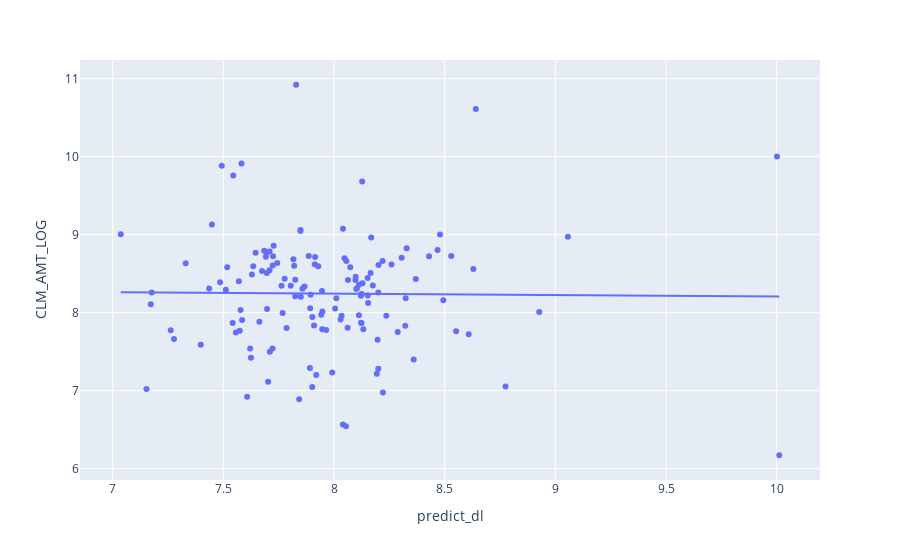

Here is the notebook cell this chart was saved with:
### Code cell
plotly.express.scatter(valid1.as_data_frame(), x='predict_dl', y='CLM_AMT_LOG', trendline="ols")

### Figure 1 — Plotly figure (JSON) as saved in the notebook; plotly's stock layout.template omitted (floating-point values rounded to 4 significant figures; data arrays with more than 128 entries replaced by an {"elided": "..."} marker saying what was removed)
{"data": [{"hovertemplate": "predict_dl=%{x}<br>CLM_AMT_LOG=%{y}<extra></extra>", "legendgroup": "", "marker": {"color": "#636efa", "symbol": "circle"}, "mode": "markers", "name": "", "orientation": "v", "showlegend": false, "type": "scatter", "x": {"elided": "138 float values"}, "xaxis": "x", "y": {"elided": "138 float values"}, "yaxis": "y"}, {"hovertemplate": "<b>OLS trendline</b><br>CLM_AMT_LOG = -0.0185961 * predict_dl + 8.39215<br>R<sup>2</sup>=0.000123<br><br>predict_dl=%{x}<br>CLM_AMT_LOG=%{y} <b>(trend)</b><extra></extra>", "legendgroup": "", "marker": {"color": "#636efa", "symbol": "circle"}, "mode": "lines", "name": "", "showlegend": false, "type": "scatter", "x": {"elided": "138 float values"}, "xaxis": "x", "y": {"elided": "138 float values"}, "yaxis": "y"}], "layout": {"legend": {"tracegroupgap": 0}, "margin": {"t": 60}, "xaxis": {"anchor": "y", "domain": [0, 1], "title": {"text": "predict_dl"}}, "yaxis": {"anchor": "x", "domain": [0, 1], "title": {"text": "CLM_AMT_LOG"}}}}
